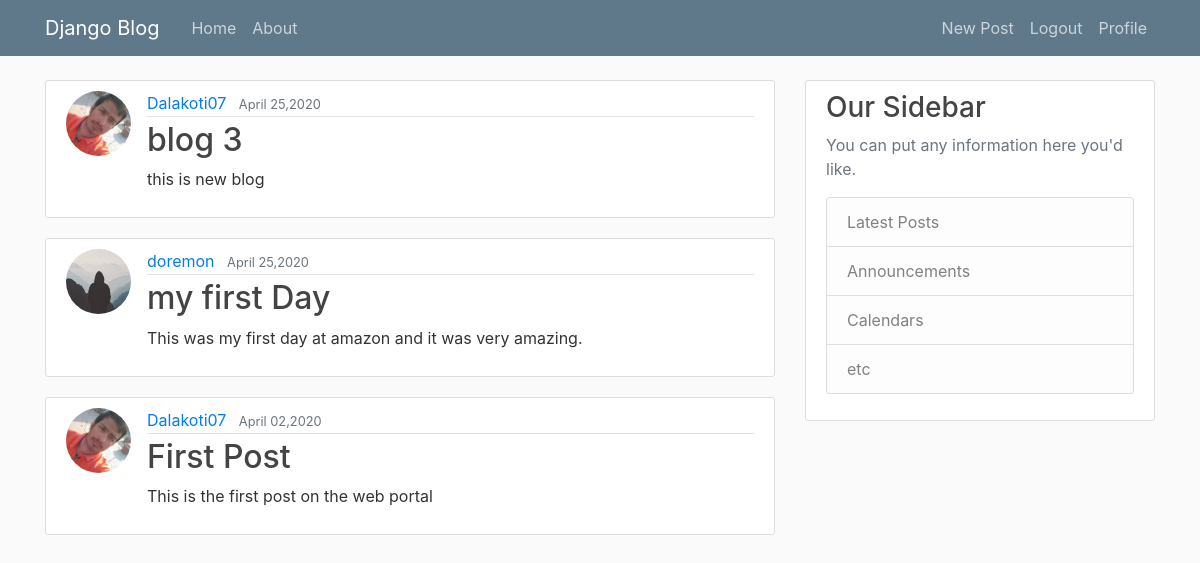
The app's page / (signed in) with its own data.
### blog/models.py (models this page shows, shortened)
class Post(models.Model):
    title = models.CharField(max_length=100)
    content= models.TextField()
    date_posted=models.DateTimeField(default=timezone.now)
    author = models.ForeignKey(User,on_delete=models.CASCADE)

### users/models.py (models this page shows, shortened)
class Profile(models.Model):
    user=models.OneToOneField(User,on_delete=models.CASCADE)
    image=models.ImageField(default='default.jpg',upload_to='profile')

### blog/views.py (the view)
# urls.py: path('', PostListView.as_view(),name='blog-home'),
class PostListView(ListView):
    model = Post
    template_name= 'blog/home.html'  # <app>/<model>_<viewtype>
    context_object_name = 'posts_key'
    ordering = ['-date_posted']

### blog/templates/blog/home.html
{% extends "blog/base.html" %}
{% block content %}
    {% for post in posts_key %}
    <article class="media content-section">
        <img class="rounded-circle article-img " src="{{ post.author.profile.image.url }}" alt="">
        <div class="media-body">
          <div class="article-metadata">
            <a class="mr-2" href="#">{{ post.author }}</a>
            <small class="text-muted">{{ post.date_posted |date:"F d,Y" }}</small>
          </div>
          <h2><a class="article-title" href="{% url 'post-detail' post.id%}">{{ post.title }}</a></h2>
          <p class="article-content">{{ post.content }}</p>
        </div>
      </article>
    {% endfor %}
{% endblock content%}

### blog/static/blog/main.css (style rules this page uses)
body { background: #fafafa; color: #333333; margin-top: 5rem; }
h1, h2, h3, h4, h5, h6 { color: #444444; }
.content-section { background: #ffffff; padding: 10px 20px; border: 1px solid #dddddd; border-radius: 3px; margin-bottom: 20px; }
.article-title { color: #444444; }
.article-content { white-space: pre-line; }
.article-img { height: 65px; width: 65px; margin-right: 16px; }
.article-metadata { padding-bottom: 1px; margin-bottom: 4px; border-bottom: 1px solid #e3e3e3 }

### records on screen
Post: author.profile.image (picture), author "Dalakoti07", date_posted "April 25,2020", title "blog 3", content "this is new blog"
Post: author.profile.image (placeholder picture), author "doremon", date_posted "April 25,2020", title "my first Day", content "This was my first day at amazon and it was very amazing."
Post: author.profile.image (picture), author "Dalakoti07", date_posted "April 02,2020", title "First Post", content "This is the first post on the web portal"
